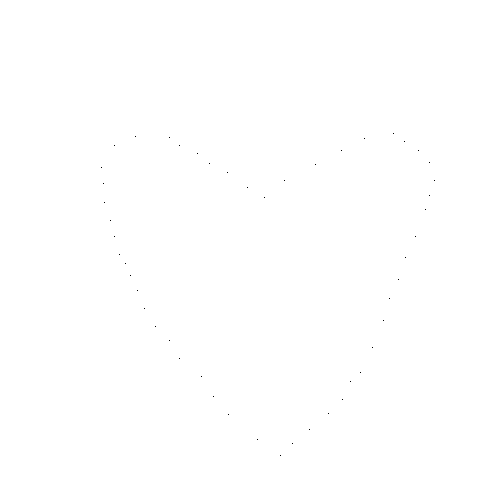
#> input picture example.png, 500 x 500 px
$ python main.py
#> lines starting #> are read from the running program, lines starting #| are printed output that depends on the picture; after the words box and inside, x2 and y2 are one past the last pixel; in counts of white or black regions, pixels touching at a corner belong together
from skimage.io import imread, imsave
from skimage.color import rgb2gray
from skimage.draw import line_aa
from MSTME import *
from UnionFind import *

import numpy as np
import 	math

if __name__ == "__main__":

	t = rgb2gray(imread("example.png"))
#> t: shape (500, 500) float64; values 0 (black) and 1 (white), 100% white; black in thin lines or dots, all inside (x1, y1, x2, y2) = (101, 133, 435, 456)
	height = t.shape[0]
#> height = 500
	width = t.shape[1]
#> width = 500
	entropy_lambda = -10
	vertices = list()


	print("Image Shape is : " + str(t.shape))
#| Image Shape is : (500, 500)

	for h in range(height):
		for w in range(width):
			if t[h, w] == 0:
				vertices.append((h, w))


	vsize = len(vertices)
#> vsize = 50
	print(vsize)
#| 50
	vdistances = np.zeros([vsize, vsize])

	for index1 in range(vsize):
		for index2 in range(vsize - index1 - 1):
			ind1 = index1
			ind2 = index1 + index2 + 1
			v1 = vertices[ind1]
			v2 = vertices[ind2]
			d = ((v2[1] - v1[1]) ** 2 + (v2[0] - v1[0]) ** 2) ** (1 / 2)
			vdistances[ind1, ind2] = d
			vdistances[ind2, ind1] = d
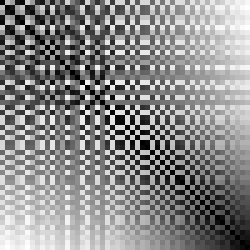
#> vdistances: shape (50, 50) float64 (shown 5 times larger); min 0, max 351.6, mean 192.4; drawn with min black and max white

#> (the run stopped early here; a loop or call above may not have finished)
